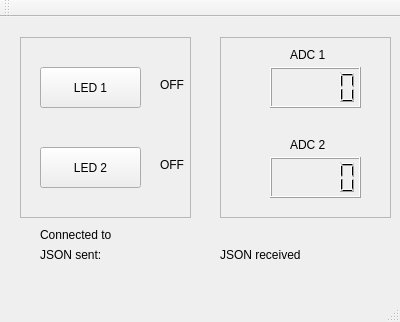
<?xml version="1.0" encoding="UTF-8"?>
<ui version="4.0">
 <class>MainWindow</class>
 <widget class="QMainWindow" name="MainWindow">
  <property name="geometry">
   <rect>
    <x>0</x>
    <y>0</y>
    <width>400</width>
    <height>322</height>
   </rect>
  </property>
  <property name="windowTitle">
   <string>MainWindow</string>
  </property>
  <widget class="QWidget" name="centralWidget">
   <widget class="QLabel" name="lbPortName">
    <property name="geometry">
     <rect>
      <x>130</x>
      <y>210</y>
      <width>59</width>
      <height>15</height>
     </rect>
    </property>
    <property name="text">
     <string/>
    </property>
   </widget>
   <widget class="QLCDNumber" name="lcdN1">
    <property name="geometry">
     <rect>
      <x>270</x>
      <y>50</y>
      <width>91</width>
      <height>41</height>
     </rect>
    </property>
   </widget>
   <widget class="QPushButton" name="pushButton">
    <property name="geometry">
     <rect>
      <x>40</x>
      <y>50</y>
      <width>101</width>
      <height>41</height>
     </rect>
    </property>
    <property name="text">
     <string>LED 1</string>
    </property>
   </widget>
   <widget class="QLCDNumber" name="lcdN2">
    <property name="geometry">
     <rect>
      <x>270</x>
      <y>140</y>
      <width>91</width>
      <height>41</height>
     </rect>
    </property>
   </widget>
   <widget class="QPushButton" name="pushButton_2">
    <property name="geometry">
     <rect>
      <x>40</x>
      <y>130</y>
      <width>101</width>
      <height>41</height>
     </rect>
    </property>
    <property name="text">
     <string>LED 2</string>
    </property>
   </widget>
   <widget class="QLabel" name="lbLed1">
    <property name="geometry">
     <rect>
      <x>160</x>
      <y>60</y>
      <width>59</width>
      <height>15</height>
     </rect>
    </property>
    <property name="text">
     <string>OFF</string>
    </property>
   </widget>
   <widget class="QLabel" name="lbLed2">
    <property name="geometry">
     <rect>
      <x>160</x>
      <y>140</y>
      <width>59</width>
      <height>15</height>
     </rect>
    </property>
    <property name="text">
     <string>OFF</string>
    </property>
   </widget>
   <widget class="QLabel" name="lbADC2">
    <property name="geometry">
     <rect>
      <x>290</x>
      <y>120</y>
      <width>59</width>
      <height>15</height>
     </rect>
    </property>
    <property name="text">
     <string>ADC 2</string>
    </property>
   </widget>
   <widget class="QLabel" name="lbADC1">
    <property name="geometry">
     <rect>
      <x>290</x>
      <y>30</y>
      <width>59</width>
      <height>15</height>
     </rect>
    </property>
    <property name="text">
     <string>ADC 1</string>
    </property>
   </widget>
   <widget class="QLabel" name="lbSerialStatus_2">
    <property name="geometry">
     <rect>
      <x>40</x>
      <y>210</y>
      <width>85</width>
      <height>15</height>
     </rect>
    </property>
    <property name="text">
     <string>Connected to </string>
    </property>
   </widget>
   <widget class="QFrame" name="frame">
    <property name="geometry">
     <rect>
      <x>20</x>
      <y>20</y>
      <width>171</width>
      <height>181</height>
     </rect>
    </property>
    <property name="frameShape">
     <enum>QFrame::StyledPanel</enum>
    </property>
    <property name="frameShadow">
     <enum>QFrame::Raised</enum>
    </property>
   </widget>
   <widget class="QFrame" name="frame_2">
    <property name="geometry">
     <rect>
      <x>220</x>
      <y>20</y>
      <width>171</width>
      <height>181</height>
     </rect>
    </property>
    <property name="frameShape">
     <enum>QFrame::StyledPanel</enum>
    </property>
    <property name="frameShadow">
     <enum>QFrame::Raised</enum>
    </property>
   </widget>
   <widget class="QLabel" name="lbJsonSent">
    <property name="geometry">
     <rect>
      <x>40</x>
      <y>230</y>
      <width>85</width>
      <height>15</height>
     </rect>
    </property>
    <property name="text">
     <string>JSON sent: </string>
    </property>
   </widget>
   <widget class="QLabel" name="lbJsonReceived">
    <property name="geometry">
     <rect>
      <x>220</x>
      <y>230</y>
      <width>86</width>
      <height>15</height>
     </rect>
    </property>
    <property name="text">
     <string>JSON received</string>
    </property>
   </widget>
   <widget class="QLabel" name="lbSent">
    <property name="geometry">
     <rect>
      <x>40</x>
      <y>250</y>
      <width>85</width>
      <height>15</height>
     </rect>
    </property>
    <property name="text">
     <string/>
    </property>
   </widget>
   <widget class="QLabel" name="lbReceived">
    <property name="geometry">
     <rect>
      <x>220</x>
      <y>250</y>
      <width>85</width>
      <height>15</height>
     </rect>
    </property>
    <property name="text">
     <string/>
    </property>
   </widget>
  </widget>
  <widget class="QMenuBar" name="menuBar">
   <property name="geometry">
    <rect>
     <x>0</x>
     <y>0</y>
     <width>400</width>
     <height>20</height>
    </rect>
   </property>
  </widget>
  <widget class="QToolBar" name="mainToolBar">
   <attribute name="toolBarArea">
    <enum>TopToolBarArea</enum>
   </attribute>
   <attribute name="toolBarBreak">
    <bool>false</bool>
   </attribute>
  </widget>
  <widget class="QStatusBar" name="statusBar"/>
 </widget>
 <layoutdefault spacing="6" margin="11"/>
 <resources/>
 <connections/>
</ui>
